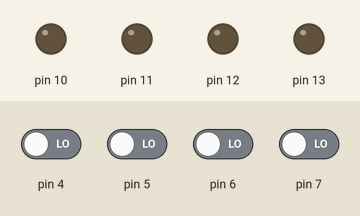
Simulated run of this sketch. Board: Arduino Uno, built with avr-gcc and run on an emulated ATmega328P. On the bench: output pins drawn as LEDs (lit = HIGH). Inputs (shaded band) come from the test bench; at power-on: pin 4–7 LOW.

Above: at 1.2 s.
1.3 s: pin 4 driven HIGH
At 2.5 s:
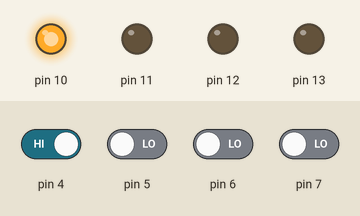
2.8 s: pin 5 driven HIGH
At 3.6 s:
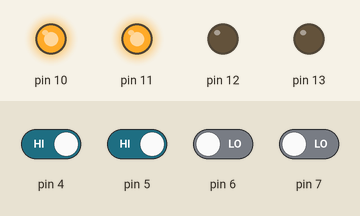
4.3 s: pin 6 driven HIGH
At 4.7 s:
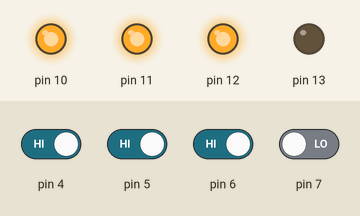
5.8 s: pin 7 driven HIGH
At 7.0 s:
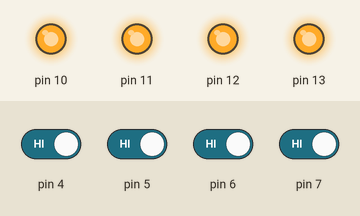
7.3 s: pin 4 driven LOW
At 8.2 s:
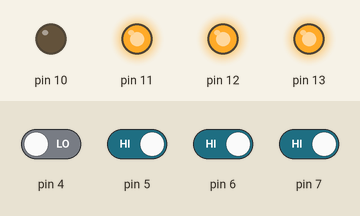
8.8 s: pin 5 driven LOW
At 9.4 s:
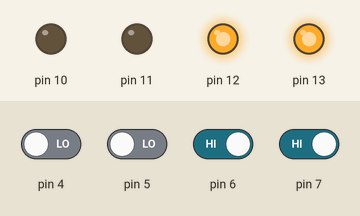
Timing chart, 0 to 11.3 s (numbered marks = the images above; inputs shaded):
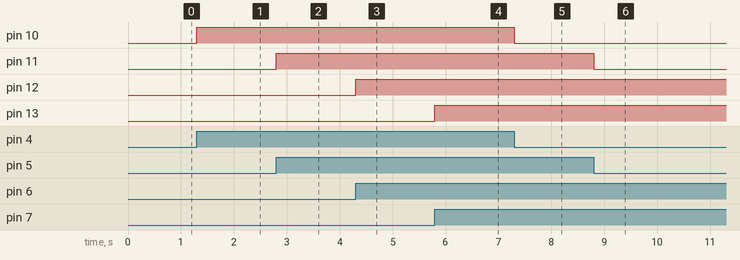

The sketch:

CG2111A_Studio1_2.ino
```cpp
#include "Arduino.h"

// Swtiches need D4, D5, D6, D7
// Switches need Port D Pin 4, 5, 6, 7
// Ardunio Pins are 4, 5, 6, 7

// LEDs need D10, D11, D12, D13
// LEDs need Port B Pin 2, 3, 4, 5
// Ardunio Pins are 10, 11, 12, 13

#define PIN4 (1 << 4) // 0b00010000
#define PIN5 (1 << 5) // 0b00100000
#define PIN6 (1 << 6) // 0b01000000
#define PIN7 (1 << 7) // 0b10000000

#define PIN10 (1 << 2) // 0b00000100
#define PIN11 (1 << 3) // 0b00001000
#define PIN12 (1 << 4) // 0b00010000
#define PIN13 (1 << 5) // 0b00100000

void setup() {
  // setting PIN5 as output and PIN2 as input
  // PIN5 = 0b00100000
  // PIN2 = 0b00000100
  //~PIN2 = 0b11111011
  //DDRB = ((PIN5) & ~(PIN2));
  // DDRB = 0b00100000

  // setting PIN4, PIN5, PIN6, PIN7 as input
  DDRD = 0b00000000;

  // setting PIN10, PIN11, PIN12, PIN13 as output
  //DDRB |= (PINB2 | PINB3 | PINB4 | PINB5);
  DDRB |= 0b00111100;
  // DDRB = 0b00111100
}

void loop() {
  // PIND referes to all the pin outputs of Port D
  // example 1, if Arduino Pin 2 is ON, Port D Pin 2 will be ON, then PIND = 0b00000100
  // example 2, if Arduino Pin 7 is ON, Port D Pin 7 will be ON, then PIND = 0b10000000

  // RED LED control
  if(PIND & PIN4) {
    PORTB |= PIN10; // turn on red led
  }
  else {
    PORTB &= ~PIN10; // turn off red led
  }

  // GREEN LED control
  if(PIND & PIN5) {
    PORTB |= PIN11; // turn on green led
  }
  else {
    PORTB &= ~PIN11; // turn off green led
  }

  // OTHER RED LED control
  if(PIND & PIN6) {
    PORTB |= PIN12; // turn on other red led
  }
  else {
    PORTB &= ~PIN12; // turn off other red led
  }

  // OTHER GREEN LED control
  if(PIND & PIN7) {
    PORTB |= PIN13; // turn on other green led
  }
  else {
    PORTB &= ~PIN13; // turn off other green led
  }
}
```

Measured:
- after the input at 1.3 s, pin 10: LOW → HIGH at once
- after the input at 2.8 s, pin 11: LOW → HIGH at once
- after the input at 4.3 s, pin 12: LOW → HIGH at once
- after the input at 5.8 s, pin 13: LOW → HIGH at once
- after the input at 7.3 s, pin 10: HIGH → LOW at once
- after the input at 8.8 s, pin 11: HIGH → LOW at once
